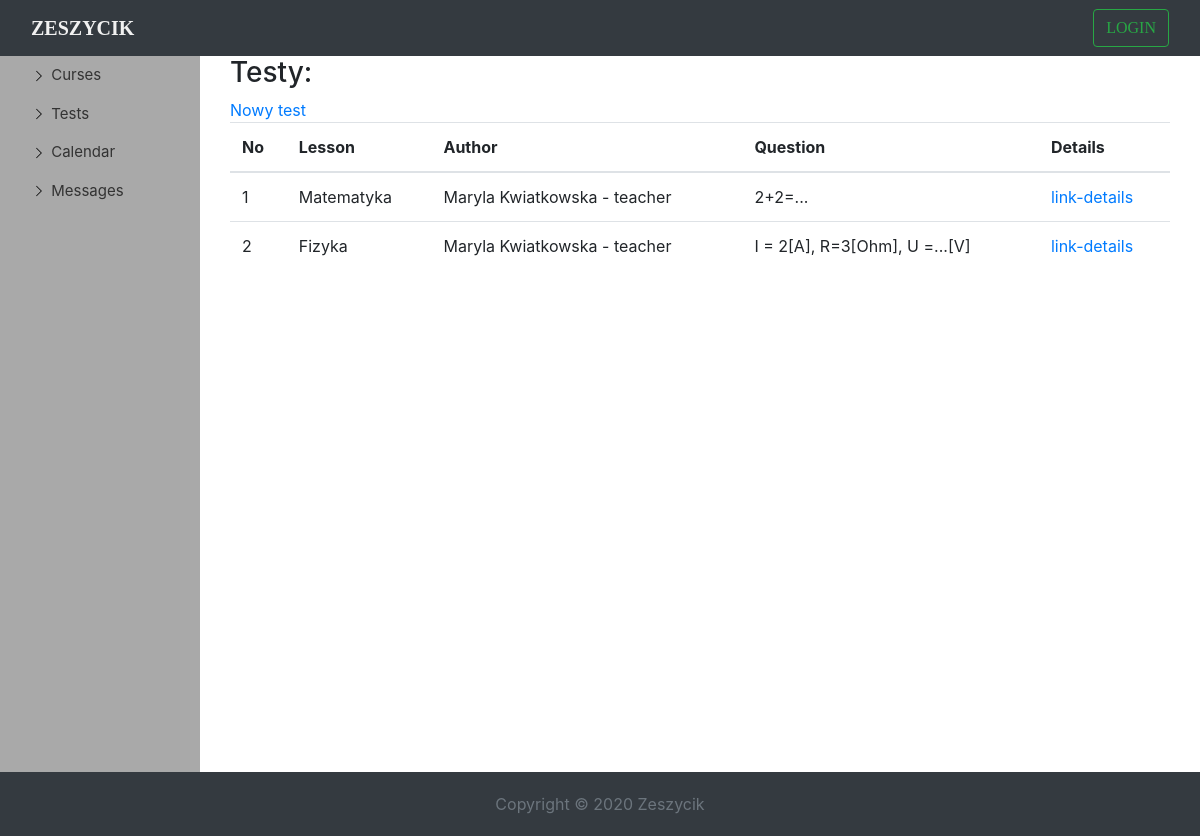
/studenttests, run on an earlier commit of the app's database.
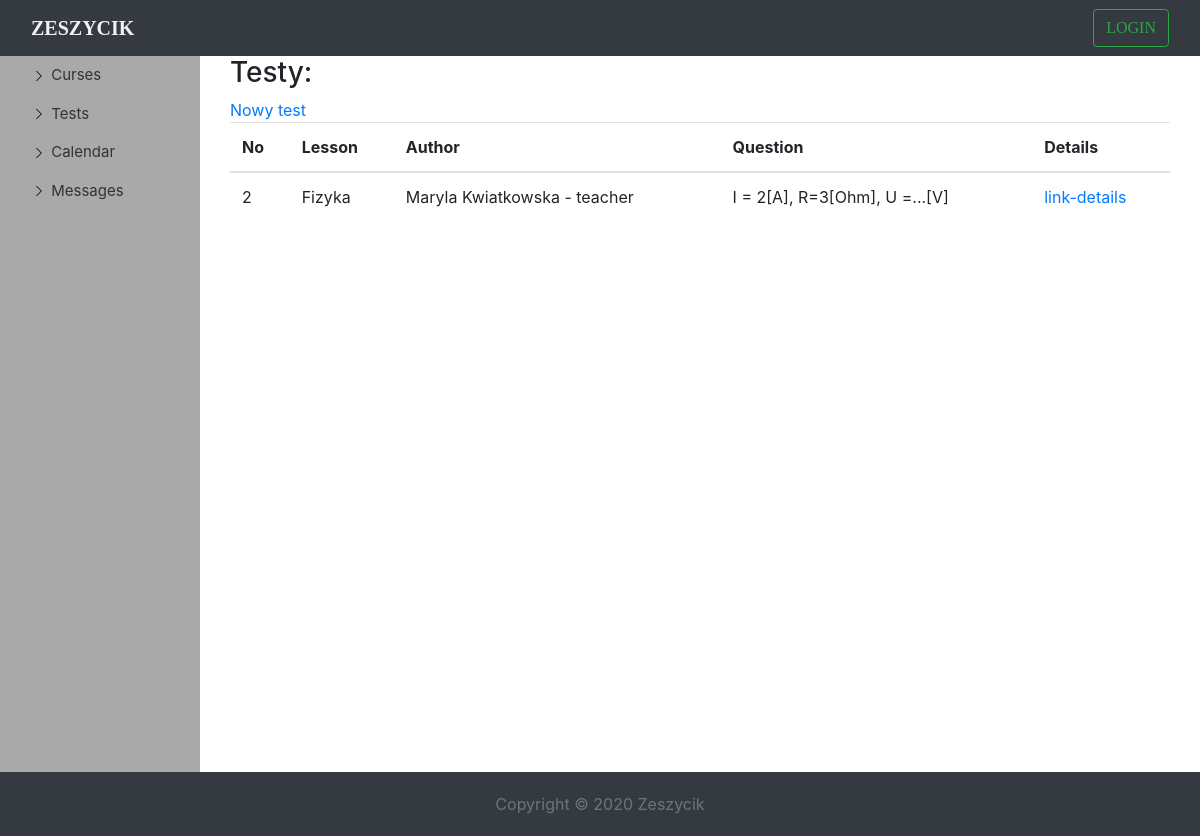
And on a later commit of the database.
### school/models.py (models this page shows, shortened)
class StudentTest(models.Model):
    lesson = models.ForeignKey(Lesson, on_delete=models.CASCADE)
    author = models.ForeignKey(SchoolUser, on_delete=models.DO_NOTHING)
    question = models.CharField(max_length=250)
    answer_right = models.CharField(max_length=5, default='')
    answer_1 = models.CharField(max_length=150, default='')
    answer_2 = models.CharField(max_length=150, default='')
    answer_3 = models.CharField(max_length=150, default='')
    answer_4 = models.CharField(max_length=150, default='')

class Lesson(models.Model):
    name = models.CharField(max_length=150, unique=True, blank=False)
    description = models.CharField(max_length=250)
    teacher = models.ForeignKey(SchoolUser, on_delete=models.SET_NULL, null=True, blank=True, related_name='teacher')
    date = models.DateTimeField(default=timezone.now)
    data = models.FileField(blank=True, null=True)
    students = models.ManyToManyField(SchoolUser, null=True, blank=True, related_name='students')
    def __str__(self):
        return self.name

class SchoolUser(models.Model):
    USERS_KIND = [
        ('administrator', 'Dyrektor'),
        ('teacher', 'Nauczyciel'),
        ('student', 'Uczeń')
    ]
    user = models.OneToOneField(User, on_delete=models.CASCADE, null=True, blank=True)
    permissions = models.CharField(choices=USERS_KIND, max_length=15)
    grades = models.CharField(max_length=150, default='')
    def __str__(self):
        return f'{self.user.first_name} {self.user.last_name} - {self.permissions}'

### school/views.py (the view)
# urls.py: path('studenttests', StudentTestListView.as_view(), name='studenttest_list'),
class StudentTestListView(ListView):
    template_name = 'studenttest_list.html'
    model = StudentTest
    context_object_name = 'studenttests'

### school/templates/studenttest_list.html (shortened to what this page needs)
{% extends 'dashboard2.html' %}
{% load static %}
{% block title %}
     <div class="container-fluid" id="dashborad-container">
      <h3>Testy:</h3>
    <a href="{% url 'studenttest_create' %}">Nowy test</a>
    <div class=" table table-responsive-md">
      <table class="table">
          <thead>
            <th scope="col">No</th>
            <th scope="col">Lesson</th>
            <th scope="col">Author</th>
            <th scope="col">Question</th>
            <th scope="col">Details</th>
          </thead>
          <tbody>
            {% for test in studenttests %}
                <tr >
                    <td>{{ test.pk }}</td>
                    <td>{{ test.lesson }}</td>
                    <td>{{ test.author }}</td>
                    <td>{{ test.question }}</td>
                    <td>
                        <a href="{% url 'studenttest_detail' test.pk %}">link-details</a>
                    </td>
                </tr>
            {% endfor %}
          </tbody>
      </table>
    </div>
    </div>
{% endblock title %}

What changed in the data, as far as the page shows it:
removed StudentTest: pk "1", lesson "Matematyka", author "Maryla Kwiatkowska - teacher", question "2+2=..."
